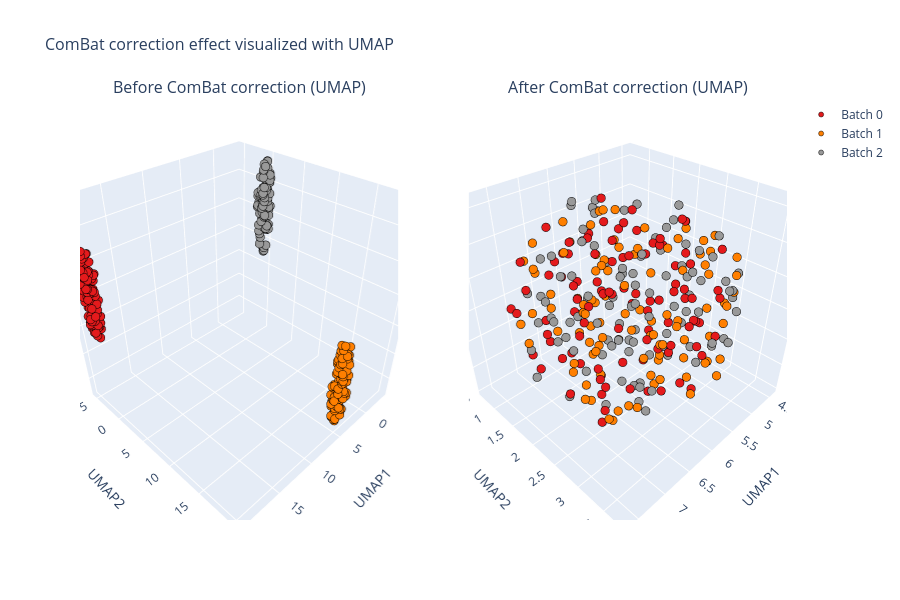

Source (notebook cell):
### Markdown cell above
### UMAP visualization (3D interactive)

### Code cell
plot_transformation(
    combat, X, reduction_method="umap", n_components=3, plot_type="interactive", n_neighbors=30
)
